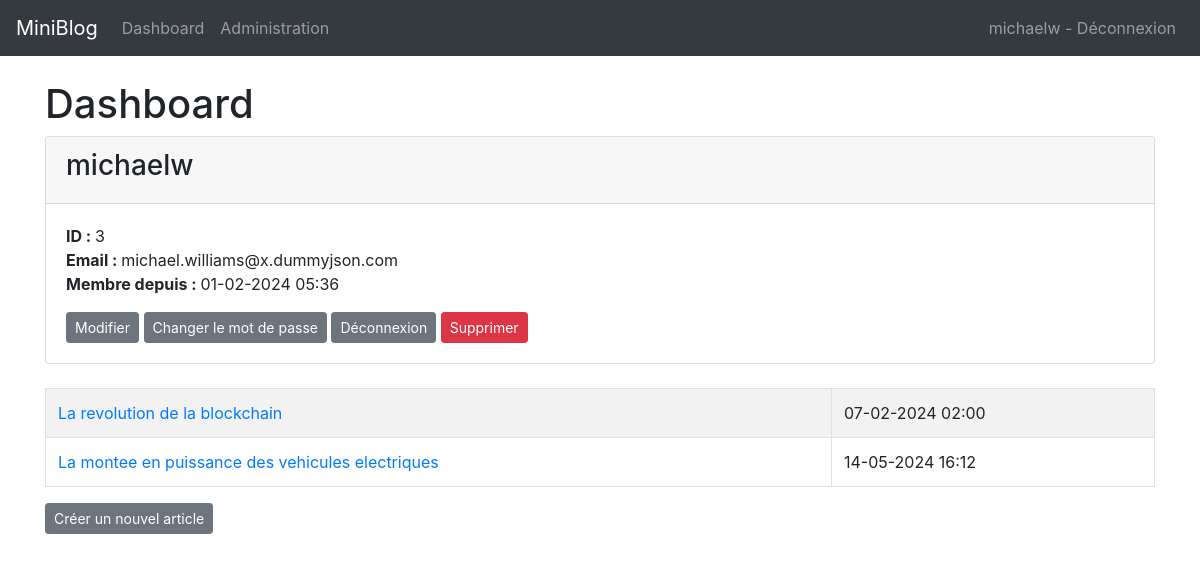
The page /dashboard (signed in) on the database its author committed.
### app/models.py (models this page shows, shortened)
class User(db.Model, UserMixin):
    id = db.Column(db.Integer, primary_key=True)
    username = db.Column(db.String(20), nullable=False, unique=True)
    email = db.Column(db.String(120), nullable=False, unique=True)
    password_hash = db.Column(db.String(255), nullable=False)
    is_admin = db.Column(db.Boolean, default=False)
    created = db.Column(db.DateTime, default=datetime.now, nullable=False)
    posts = db.relationship('Post', backref='author',
                            lazy=True, cascade="all, delete-orphan")
    @property
    def password(self):
        raise AttributeError('password is not a readable attribute')
    @property
    def formatted_created(self):
        return self.created.strftime("%d-%m-%Y %H:%M")

class Post(db.Model):
    id = db.Column(db.Integer, primary_key=True)
    created = db.Column(db.DateTime, nullable=False, default=datetime.now)
    title = db.Column(db.String(200), nullable=False)
    content = db.Column(db.Text, nullable=False)
    user_id = db.Column(db.Integer, db.ForeignKey('user.id'), nullable=False)
    @property
    def formatted_created(self):
        return self.created.strftime("%d-%m-%Y %H:%M")

### app/users/routes.py (the view)
@bp.route('/dashboard')
@login_required
def dashboard():
    posts = current_user.posts
    return render_template('dashboard.html', posts=posts)

### app/models.py (called while the page is built)
@login_manager.user_loader
def load_user(user_id):
    return User.query.get(int(user_id))

### app/templates/dashboard.html (shortened to what this page needs)
{% extends 'base.html' %}
{% block content %}
<h1>{% block title %}Dashboard{% endblock %}</h1>
<div class="card">
    <div class="card-header">
        <h3>{{ current_user.username }}</h3>
    </div>
    <div class="card-body">
        <p class="card-text">
            <strong>ID : </strong>{{ current_user.id }}<br />
            <strong>Email : </strong>{{ current_user.email }}<br />
            <strong>Membre depuis : </strong>{{ current_user.formatted_created }}<br />
        </p>
        <a href="{{ url_for('users.update') }}" class="btn btn-secondary btn-sm">Modifier</a>
        <a href="{{ url_for('users.update_pass') }}" class="btn btn-secondary btn-sm">Changer le mot de passe</a>
        <a href="{{ url_for('users.logout') }}" class="btn btn-secondary btn-sm">Déconnexion</a>
        <form action="{{ url_for('users.delete') }}" method="POST" style="display:inline;">
            <button type="submit" class="btn btn-danger btn-sm">Supprimer</button>
        </form>
    </div>
</div>
<br />
<table class="table table-hover table-bordered table-striped">
    {% for post in posts %}
    <tr>
        <td><a href="{{ url_for('posts.view', post_id=post.id) }}" style="text-decoration: none;">{{ post.title
                }}</a></td>
        <td>{{ post.formatted_created }}</td>
    </tr>
    {% endfor %}
</table>
<a href="{{ url_for('posts.create') }}" class="btn btn-secondary btn-sm">Créer un nouvel article</a>
{% endblock %}

### app/templates/base.html (shortened to what this page needs)
<!doctype html>
<html lang="en">
<head>
  <link rel="stylesheet" href="{{ url_for('static', filename= 'css/style.css') }}">
  <link rel="stylesheet" href="https://stackpath.bootstrapcdn.com/bootstrap/4.3.1/css/bootstrap.min.css"
>
</head>
<body>
  <nav class="navbar navbar-expand-md navbar-dark bg-dark">
    <a class="navbar-brand" href="{{ url_for('index')}}">MiniBlog</a>
    <div class="collapse navbar-collapse" id="navbarNav">
      <ul class="navbar-nav">
        {% if current_user.is_authenticated %}
        <li class="nav-item">
          <a class="nav-link" href="{{url_for('users.dashboard')}}">Dashboard</a>
        </li>
        {% endif %}
        {% if current_user.is_admin %}
        <li class="nav-item">
          <a class="nav-link" href="{{url_for('admin.index')}}">Administration</a>
        </li>
        {% endif %}
      </ul>
      <ul class="navbar-nav ml-auto">
        {% if current_user.is_authenticated %}
        <li class="nav-item">
          <a class="nav-link" href="{{url_for('users.logout')}}">{{current_user.username}} - Déconnexion</a>
        </li>
        {% endif %}
      </ul>
    </div>
  </nav>
  <div class="container">
    <br />
    {% block content %} {% endblock %}
  </div>
</body>
</html>

### rows shown on the page
User: username "michaelw", id "3", email "michael.williams@x.dummyjson.com", formatted_created "01-02-2024 05:36"
Post: title "La revolution de la blockchain", formatted_created "07-02-2024 02:00"
Post: title "La montee en puissance des vehicules electriques", formatted_created "14-05-2024 16:12"
